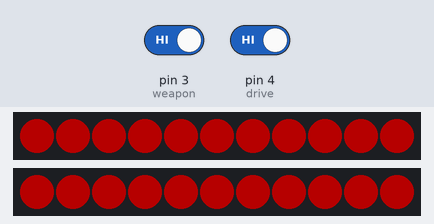
A sketch run on a simulated Arduino Uno, built with avr-gcc and run on an emulated ATmega328P. Shown: 2 × 11 RGB LEDs in strip order, left to right. The inputs (shaded band) are chosen by the test bench; at power-on: pin 3 (weapon) HIGH, pin 4 (drive) HIGH. Dim RGB values are drawn brighter than linear; colours are those a GRB WS2812 strip shows for the declared byte order.

Above: at 1.2 s.
1.3 s: pin 3 (weapon) driven LOW
At 2.0 s:
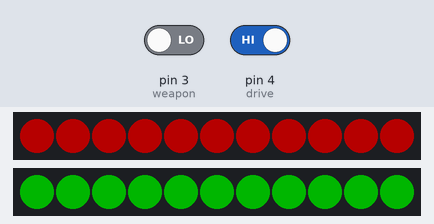
2.8 s: pin 4 (drive) driven LOW
At 4.0 s:
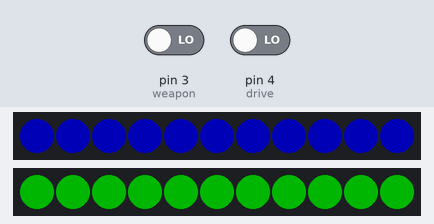
4.4 s: pin 3 (weapon) driven HIGH
At 5.0 s:
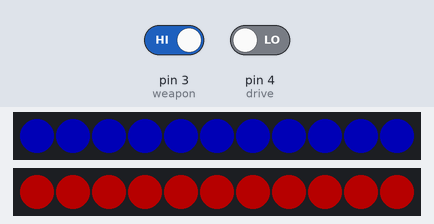
6.0 s: pin 4 (drive) driven HIGH
At 6.04 s:
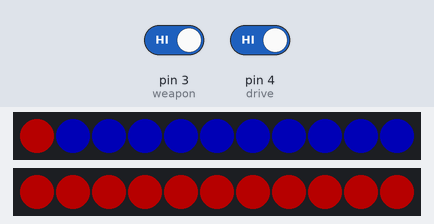
7.5 s: pin 4 (drive) driven LOW
At 7.56 s:
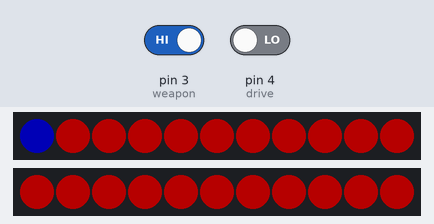
9.1 s: pin 3 (weapon) driven LOW
At 9.16 s:
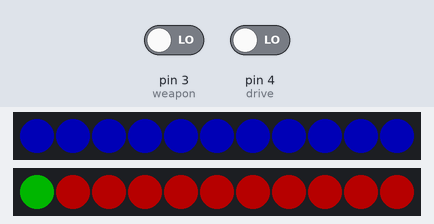
Timing chart, 0 to 11.7 s (numbered marks = the images above; inputs shaded):
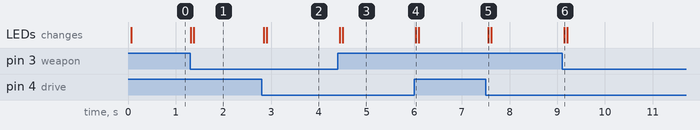

The sketch:

Cassiowari_Neopixel_dual-strip.ino
```cpp
// Indicator light strips for 60-lb battlebot
// 5s and 12s power rails

#include <FastLED.h>

const byte data_pin1 = 0;
const byte data_pin2 = 1;
const byte weapon = 3;
const byte drive = 4;
const byte num_leds = 11;
boolean weapon_on = false;
boolean drive_on = false;

CRGB strip1[num_leds];
CRGB strip2[num_leds];

void setup() {
  pinMode(data_pin1, OUTPUT);
  pinMode(data_pin2, OUTPUT);
  pinMode(weapon, INPUT);
  pinMode(drive, INPUT);
  FastLED.addLeds<WS2812, data_pin1, RGB>(strip1, num_leds);
  FastLED.addLeds<WS2812, data_pin2, RGB>(strip2, num_leds);
  FastLED.setBrightness(65);
}

void loop() {
  weapon_on = digitalRead(weapon);
  drive_on = digitalRead(drive);
  for(int i = 0; i < num_leds; i++) {
    if(!weapon_on) {
      strip2[i].setRGB(255, 0, 0);
    } else {
      strip2[i].setRGB(0, 255, 0);
    }
    if(!drive_on) {
      strip1[i].setRGB(0, 0, 255);
    } else {
      strip1[i].setRGB(0, 255, 0);
    }

    // Blue drive on, red weapon on
    // Green for OFF
    FastLED.show();
    delay(5);
  }
}
```

Measured:
- after the input at 1.3 s, the LEDs: first change at once (image 1 shows a later state)
- after the input at 2.8 s, the LEDs: first change after 0.05 s (image 2 shows a later state)
- after the input at 4.4 s, the LEDs: first change at once (image 3 shows a later state)
- after the input at 6.0 s, the LEDs: change at once (image 4)
- after the input at 7.5 s, the LEDs: change after 0.06 s (image 5)
- after the input at 9.1 s, the LEDs: change after 0.05 s (image 6)
